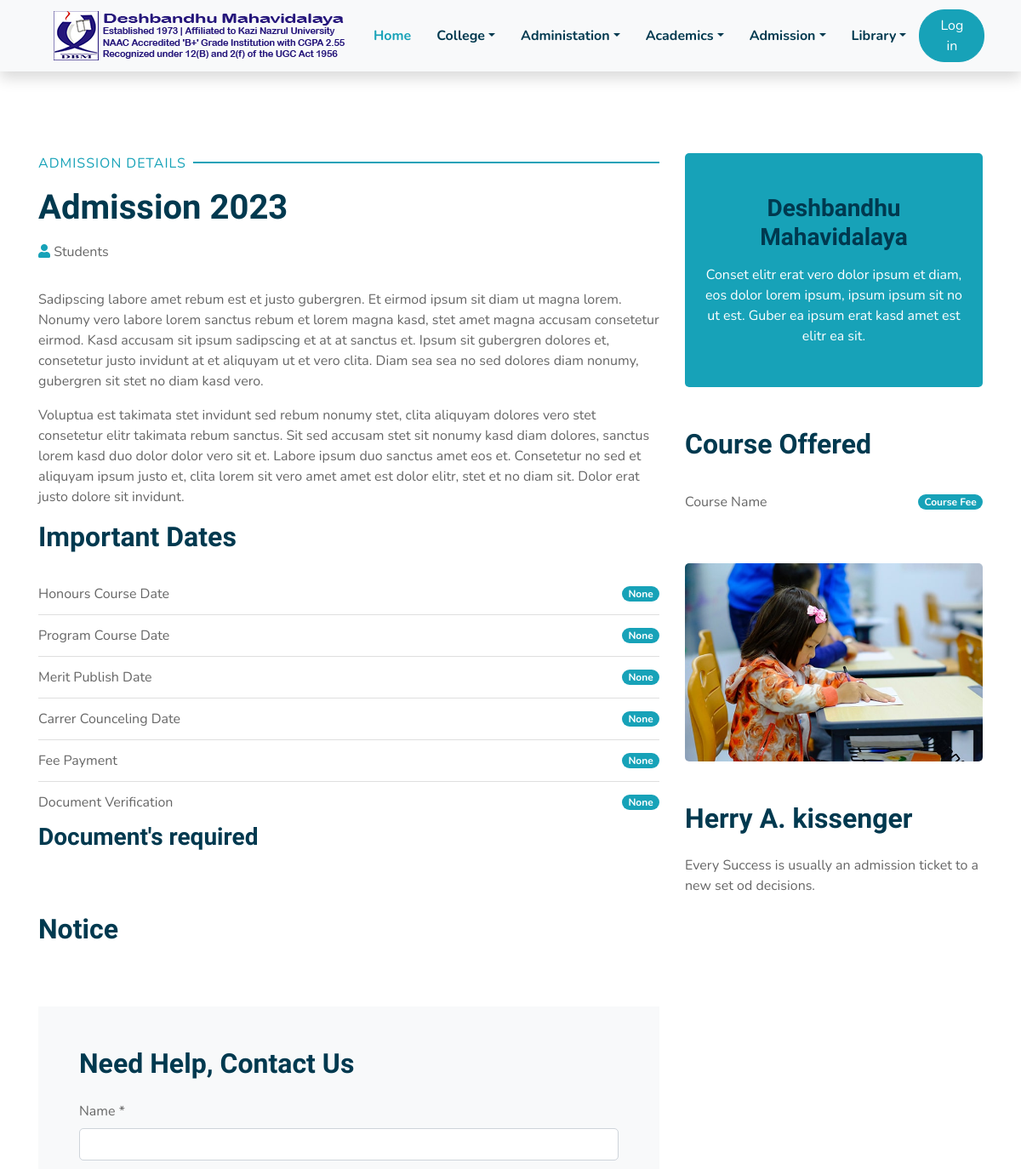
/Admission/ (upper part), run on an earlier commit of the app's database.
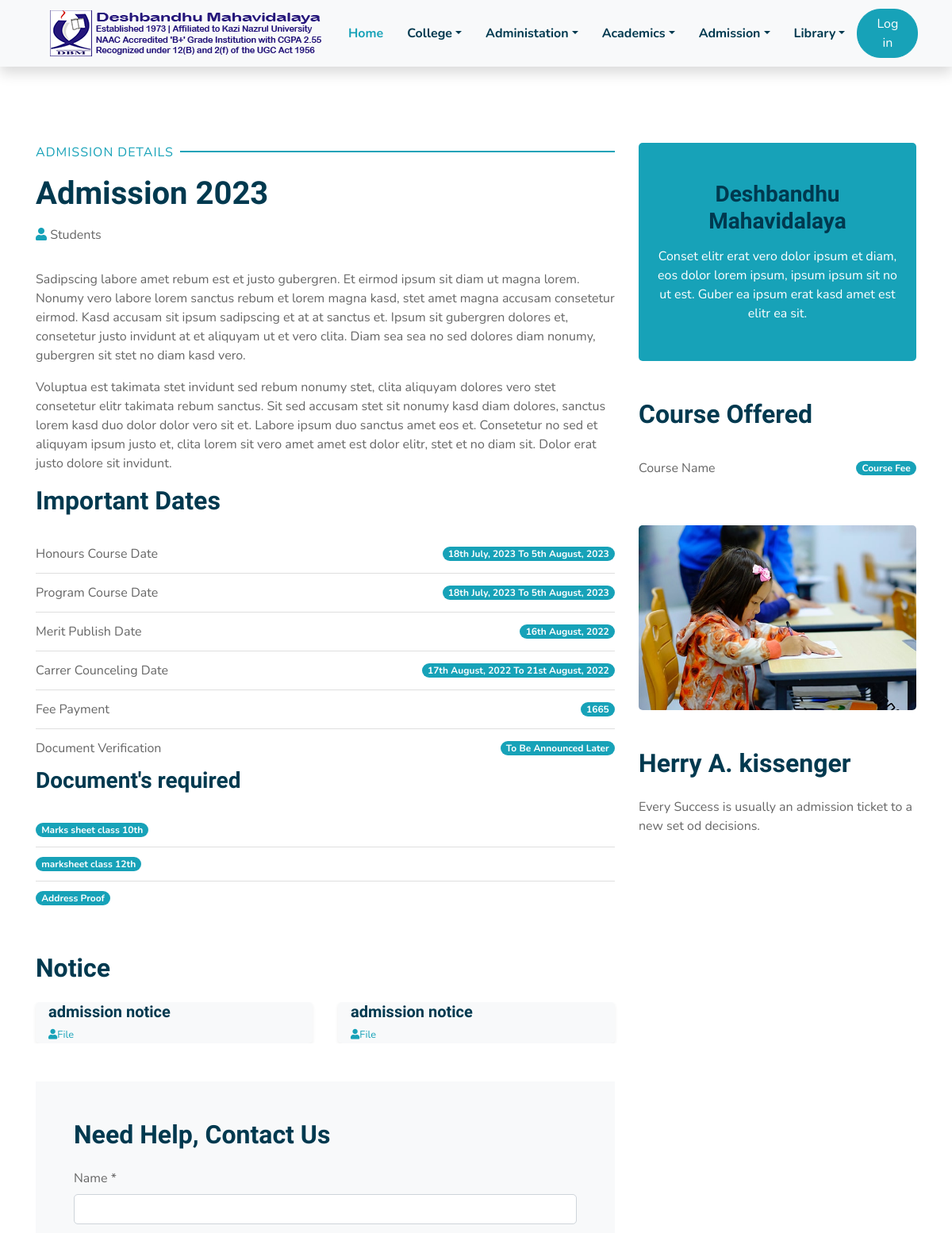
And on a later commit of the database.
### public/models.py (models this page shows)
class AdmissionNotice(models.Model):
    hounours_course_date = models.CharField(max_length=100,null=True)
    program_course_date = models.CharField(max_length=100,null=True)
    merit_publish_date = models.CharField(max_length=100,null=True)
    carrer_counceling_date = models.CharField(max_length=100,null=True)
    fees_payment = models.CharField(max_length=100,null=True)
    document_verification = models.CharField(max_length=100,null=True)
    year = models.CharField(max_length=1000,null=True)

class DocumentRequired(models.Model):
    label = models.CharField(max_length=1000)

class notice_files(models.Model):
    label = models.CharField(max_length=100)
    file  = models.FileField()

### public/views.py (the view)
# urls.py: path('Admission/',all.admission, name="admission"),
    def admission(self,request):
        notice_data = AdmissionNotice.objects.first()
        courses     = CoursesFee.objects.all()
        docs        = DocumentRequired.objects.all()
        notice_file = notice_files.objects.all()
        self.context["notice"] = notice_data
        self.context["course"] = courses
        self.context["doc"] = docs
        self.context["files"] = notice_file
        return render(request,"admission.html",self.context)

### templates/admission.html (shortened to what the changed rows need)
<!DOCTYPE html>
{%load static%}
<html lang="en">
    <head>
    <link href="https://cdnjs.cloudflare.com/ajax/libs/font-awesome/5.10.0/css/all.min.css" rel="stylesheet">
    <link href="{%static 'lib/flaticon/font/flaticon.css'%}" rel="stylesheet">
    <link href="{%static 'lib/owlcarousel/assets/owl.carousel.min.css'%}" rel="stylesheet">
    <link href="{%static 'lib/lightbox/css/lightbox.min.css'%}" rel="stylesheet">
    <link href="{%static 'css/style.css'%}" rel="stylesheet">
</head>
<body>
    <div class="container py-5">
        <div class="row pt-5">
            <div class="col-lg-8">
                <div class="d-flex flex-column text-left mb-3">
                    <h1 class="mb-3">Admission 2023</h1>
                </div>
                <div class="mb-5">
                    <h2 class="mb-4">Important Dates</h2>
                    <ul class="list-group list-group-flush">
                        <li class="list-group-item d-flex justify-content-between align-items-center px-0">
                            <a>Honours Course Date</a>
                            <span class="badge badge-primary badge-pill">{{notice.hounours_course_date}}</span>
                        </li>
                        <li class="list-group-item d-flex justify-content-between align-items-center px-0">
                            <a>Program Course Date</a>
                            <span class="badge badge-primary badge-pill">{{notice.program_course_date}}</span>
                        </li>
                        <li class="list-group-item d-flex justify-content-between align-items-center px-0">
                            <a>Merit Publish Date</a>
                            <span class="badge badge-primary badge-pill">{{notice.merit_publish_date}}</span>
                        </li>
                        <li class="list-group-item d-flex justify-content-between align-items-center px-0">
                            <a>Carrer Counceling Date</a>
                            <span class="badge badge-primary badge-pill">{{notice.carrer_counceling_date}}</span>
                        </li>
                        <li class="list-group-item d-flex justify-content-between align-items-center px-0">
                            <a>Fee Payment</a>
                            <span class="badge badge-primary badge-pill">{{notice.fees_payment}}</span>
                        </li>
                        <li class="list-group-item d-flex justify-content-between align-items-center px-0">
                            <a>Document Verification</a>
                            <span class="badge badge-primary badge-pill">{{notice.document_verification}}</span>
                        </li>
                    </ul>
                    <ul class="list-group list-group-flush">
                        {%for i in doc%}
                        <li class="list-group-item d-flex justify-content-between align-items-center px-0">
                            <span class="badge badge-primary badge-pill">{{i.label}}</span>
                        </li>
                        {%endfor%}
                    </ul>
                    </div>
                <div class="mb-5 mx-n3">
                    <h2 class="mb-4 ml-3">Notice</h2>
                    <div class="owl-carousel post-carousel position-relative">
                        {%for i in files%}
                        <div class="d-flex align-items-center bg-light shadow-sm rounded overflow-hidden mx-3">
                            <div class="pl-3">
                                <h5 class="">{{i.label}}</h5>
                                <div class="d-flex">
                                    <small class="mr-3"><i class="fa fa-user text-primary"></i><a href="{{i.file.url}}" download>File</a></small>
                                </div>
                            </div>
                        </div>
                        {%endfor%}
                    </div>
                </div>
                <div class="bg-light p-5">
                    <h2 class="mb-4">Need Help, Contact Us</h2>
                </div>
            </div>
            <div class="col-lg-4 mt-5 mt-lg-0">
                <div class="mb-5">
                    <h2 class="mb-4">Course Offered</h2>
                </div>
                <div>
                    <h2 class="mb-4">Herry A. kissenger</h2>
                </div>
            </div>
        </div>
    </div>
</body>
</html>
</html>

What changed in the data, as far as the page shows it:
changed AdmissionNotice: hounours_course_date "None" → "18th July, 2023 To 5th August, 2023"; program_course_date "None" → "18th July, 2023 To 5th August, 2023"; merit_publish_date "None" → "16th August, 2022"; carrer_counceling_date "None" → "17th August, 2022 To 21st August, 2022"; fees_payment "None" → "1665"; document_verification "None" → "To Be Announced Later"
added DocumentRequired: label "Marks sheet class 10th"
added DocumentRequired: label "marksheet class 12th"
added DocumentRequired: label "Address Proof"
added notice_files: label "admission notice"
